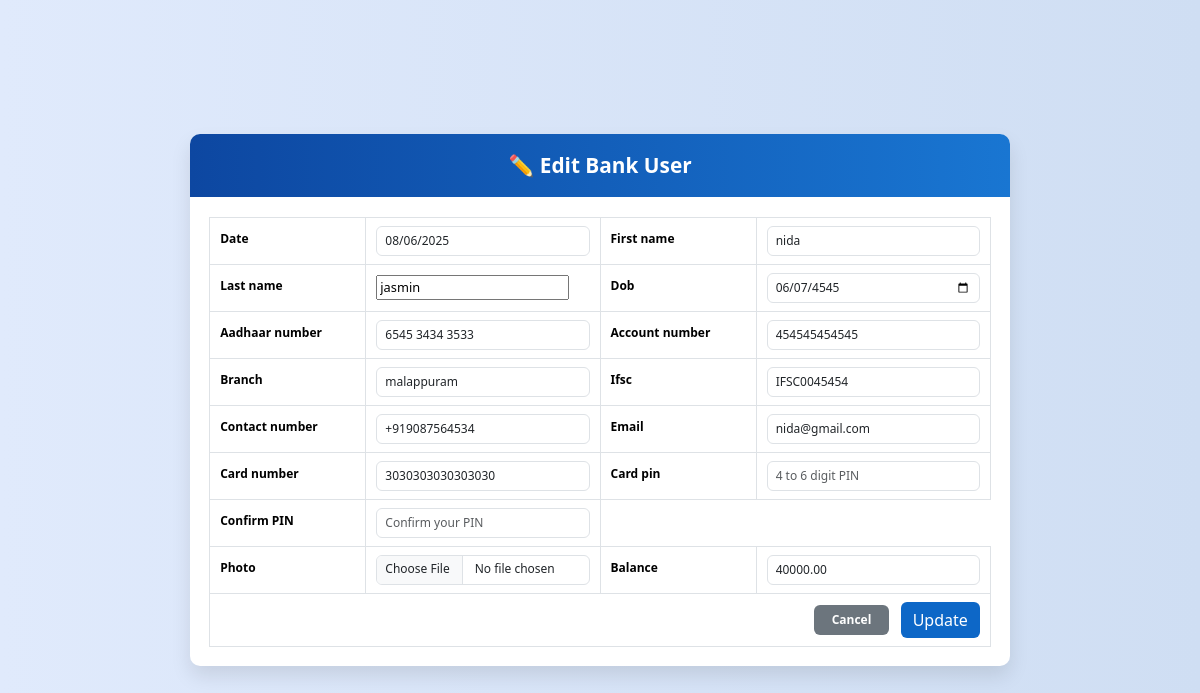
The page /edit/33/ on the database its author committed.
### api/models.py (models this page shows, shortened)
class BankUser(models.Model):
    date = models.DateField(default=date.today)
    first_name = models.CharField(max_length=20)
    last_name = models.CharField(max_length=20)
    dob = models.DateField()
    account_number = models.CharField(
        max_length=12,
        unique=True,
        validators=[RegexValidator(r'^\d{10,12}$', 'Account number must be 12 digits')]
    )
    branch = models.CharField(max_length=50)
    ifsc = models.CharField(
        max_length=11,
        validators=[RegexValidator(
            r'^[A-Z]{4}0[A-Z0-9]{6}$',
            'Invalid IFSC. Format: 4 letters, 0, then 6 alphanumerics (e.g., SBIN0001234)'
        )]
    )
    aadhaar_number = models.CharField(
        max_length=12,
        validators=[RegexValidator(r'^\d{12}$', 'Aadhaar must be a 12-digit number')]
    )
    Contact_number = models.CharField(
        max_length=13,
        validators=[RegexValidator(r'^\+91\d{10}$', 'Mobile must be +91 followed by 10 digits')]
    )
    email = models.EmailField(validators=[EmailValidator('Enter a valid email address')])
    card_number = models.CharField(
        max_length=16,
        validators=[RegexValidator(r'^\d{16}$', 'Card number must be exactly 16 digits')]
    )
    card_pin = models.CharField(
        max_length=6,
        validators=[
            RegexValidator(r'^\d+$', 'PIN must be numeric only'),
            MinLengthValidator(4, message="PIN must be at least 4 digits"),
            MaxLengthValidator(6, message="PIN can be at most 6 digits"),
        ]
    )
    photo = models.ImageField(upload_to='user_photos/', null=True, blank=True)
    balance = models.DecimalField(max_digits=12, decimal_places=2, default=0.00)
    pin = models.CharField(max_length=6,default='0000')
    class Meta:
        db_table = 'bankuser'
    class Meta:
        db_table = 'bankuser'

### api/views.py (the view)
# urls.py: path('edit/<int:user_id>/', views.edit_user, name='edit_user'),
def edit_user(request, user_id):
    user = get_object_or_404(BankUser, id=user_id)
    if request.method == 'POST':
        form = BankUserForm(request.POST, request.FILES, instance=user)
        if form.is_valid():
            form.save()
            messages.success(request, "User details updated successfully!")
            return redirect('user_list')
    else:
        form = BankUserForm(instance=user)
    return render(request, 'edit_user.html', {'form': form, 'user': user})

### api/templates/edit_user.html (shortened to what this page needs)
<!DOCTYPE html>
<html lang="en">
<head>
  <link href="https://cdn.jsdelivr.net/npm/bootstrap@5.3.2/dist/css/bootstrap.min.css" rel="stylesheet">
  <link rel="stylesheet" href="https://cdnjs.cloudflare.com/ajax/libs/intl-tel-input/17.0.8/css/intlTelInput.min.css" />
</head>
<body>
<div class="registration-container">
  <div class="registration-header">
    ✏️ Edit Bank User
  </div>
  <form method="post" enctype="multipart/form-data">
    <div class="registration-body">
      <table class="table table-bordered align-middle mb-0">
        <tbody>
        {% for field in form %}
          {% if field.name != "photo" and field.name != "balance" %}
            {% if forloop.counter0|divisibleby:2 %}
              <tr>
                <td style="width: 20%;"><label class="form-label" for="{{ field.id_for_label }}">{{ field.label }}</label></td>
                <td style="width: 30%;">
                  {{ field }}
                </td>
            {% else %}
                <td style="width: 20%;"><label class="form-label" for="{{ field.id_for_label }}">{{ field.label }}</label></td>
                <td style="width: 30%;">
                  {{ field }}
                </td>
              </tr>
            {% endif %}
          {% endif %}
        {% endfor %}
        <tr>
          <td><label class="form-label" for="{{ form.photo.id_for_label }}">{{ form.photo.label }}</label></td>
          <td>
            {{ form.photo }}
          </td>
          <td><label class="form-label" for="{{ form.balance.id_for_label }}">{{ form.balance.label }}</label></td>
          <td>
            {{ form.balance }}
          </td>
        </tr>
        <tr>
          <td colspan="4" class="text-end">
            <a href="{% url 'user_list' %}" class="btn btn-cancel me-2">Cancel</a>
            <button type="submit" class="btn btn-update">Update</button>
          </td>
        </tr>
        </tbody>
      </table>
    </div>
  </form>
</div>
</body>
</html>

### api/templates/edit_user.html (style rules this page uses)
body { background: linear-gradient(to right, #e0eafc, #cfdef3); height: 100vh; margin: 0; display: flex; justify-content: center; align-items: center; font-family: 'Segoe UI', sans-serif; }
.registration-container { width: 820px; background-color: #ffffff; border-radius: 10px; box-shadow: 0 10px 20px rgba(0, 0, 0, 0.1); overflow: hidden; font-size: 0.8rem; }
.registration-header { background: linear-gradient(90deg, #0d47a1, #1976d2); color: #fff; padding: 1rem; text-align: center; font-size: 1.3rem; font-weight: 600; }
.registration-body { padding: 1.2rem; }
.form-label { font-weight: 600; font-size: 0.75rem; margin-bottom: 0.3rem; }
.form-control, .input-group-text { font-size: 0.75rem; height: 30px; padding: 4px 8px; border-radius: 6px; }
table.table td { padding: 8px 10px; vertical-align: middle; }
.btn-cancel, .btn-register { font-size: 0.75rem; padding: 6px 18px; border-radius: 6px; font-weight: 600; transition: all 0.3s ease; }
.btn-cancel { background-color: #6c757d; color: white; border: none; }
.btn-update { background-color: #0d67c7; color: white; border: none; }

### rows shown on the page
BankUser: form "08/06/2025" "jasmin" "6545 3434 3533" "malappuram" "+919087564534" "3030303030303030", form "nida" "06/07/4545" "454545454545" "IFSC0045454" "nida@gmail.com", balance "40000.00"

### other values the page prints
{{ field.label }} "Date" "Last name" "Aadhaar number" "Branch" "Contact number" "Card number" "Confirm PIN"
{{ field.label }} "First name" "Dob" "Account number" "Ifsc" "Email" "Card pin"
